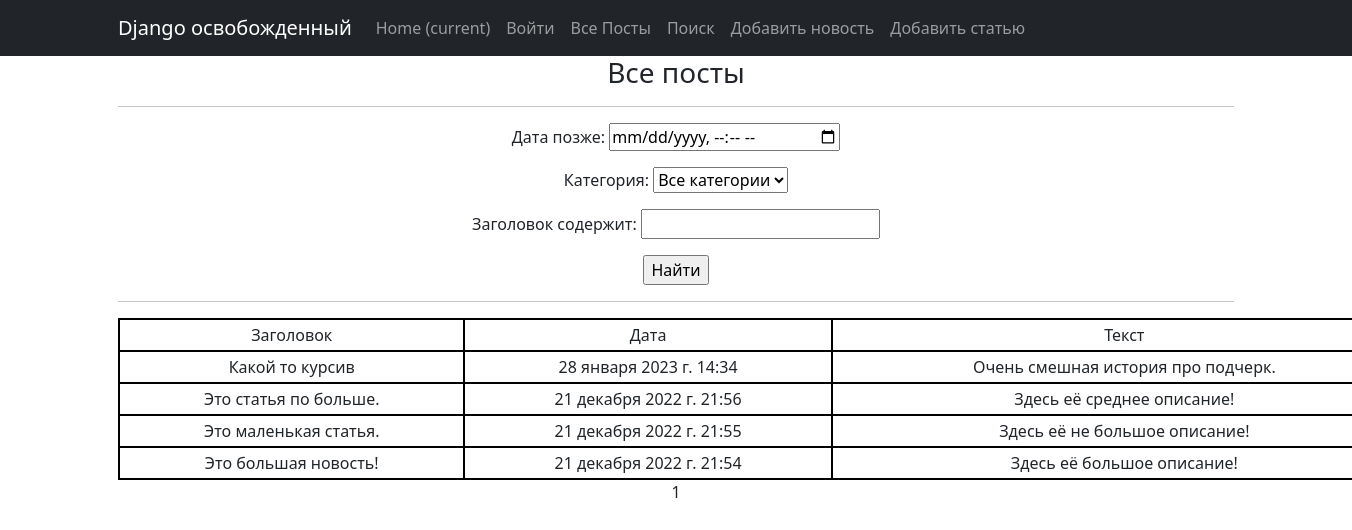
Screenshot of /post/search/ with the database file from the repository.
### news/models.py (models this page shows, shortened)
class Post(models.Model):
    author = models.ForeignKey(Author, on_delete=models.CASCADE)
    NEWS = 'NW'
    ARTICLE = 'AR'
    CATEGORY_CHOICES = (
        (NEWS, 'Новость'),
        (ARTICLE, 'Статья'),
    )
    categoryType = models.CharField(max_length=2, choices=CATEGORY_CHOICES, default=ARTICLE)
    dateCreation = models.DateTimeField(auto_now_add=True)
    postCategory = models.ManyToManyField(Category, through='PostCategory')
    title = models.CharField(max_length=128)
    text = models.TextField()
    rating = models.SmallIntegerField(default=0)

### news/views.py (the view)
# urls.py: path('search/', PostListSearch.as_view(), name='post_search'),
class PostListSearch(PostList):
    template_name = 'post_search.html'
    context_object_name = 'all_news'

### news/models.py (called while the page is built)
    def __str__(self):
        return self.name.title()

### news/templatetags/custom_filters.py (called while the page is built)
@register.filter()
def censor(text, word=str):
    if word in text:
        reword = word[0] + ((len(word) - 2) * "*") + word[-1]
        text = text.replace(word, reword)
    return text

### news/views.py (called while the page is built)
    def get_queryset(self):
        queryset = super().get_queryset()
        self.filterset = NewsFilter(self.request.GET, queryset)
        return self.filterset.qs

    def get_context_data(self, **kwargs):
        context = super().get_context_data(**kwargs)
        context['time_now'] = datetime.utcnow()
        context['filterset'] = self.filterset
        return context

### templates/post_search.html (shortened to what this page needs)
{% extends 'flatpages/default.html' %}
{% load custom_filters %}
{% load custom_tags %}
{% block content %}
<h3>Все посты</h3>
    <hr>
    <form action="" method="get">
        {{ filterset.form.as_p }}
        <input type="submit" value="Найти" />
    </form>
   <hr>
   {% if all_news %}
<table>
    <tr>
        <td>Заголовок</td>
        <td>Дата</td>
        <td>Текст</td>
    </tr>
    {% for news in all_news %}
    <tr>
        <td>{{ news.title }}</td>
        <td>{{ news.dateCreation }}</td>
        <td>{{ news.text|truncatewords:20|censor:"борьбу"|censor:"ограбили"|censor:"умерщвляли" }}</td>
    </tr>
    {% endfor %}
</table>
   {% else %}
       <h2>Постов нет!</h2>
   {% endif %}
   {{ page_obj.number }}
{% endblock content %}

### templates/post_search.html (style rules this page uses)
TABLE { width: 1300px; border-collapse: collapse; }
TD, TH { padding: 3px; border: 2px solid black; }

### rows the page displays
Post: title "Какой то курсив", dateCreation "28 января 2023 г. 14:34", text|censor "Очень смешная история про подчерк."
Post: title "Это статья по больше.", dateCreation "21 декабря 2022 г. 21:56", text|censor "Здесь её среднее описание!"
Post: title "Это маленькая статья.", dateCreation "21 декабря 2022 г. 21:55", text|censor "Здесь её не большое описание!"
Post: title "Это большая новость!", dateCreation "21 декабря 2022 г. 21:54", text|censor "Здесь её большое описание!"

### other values shown
{{ page_obj.number }} "1"
